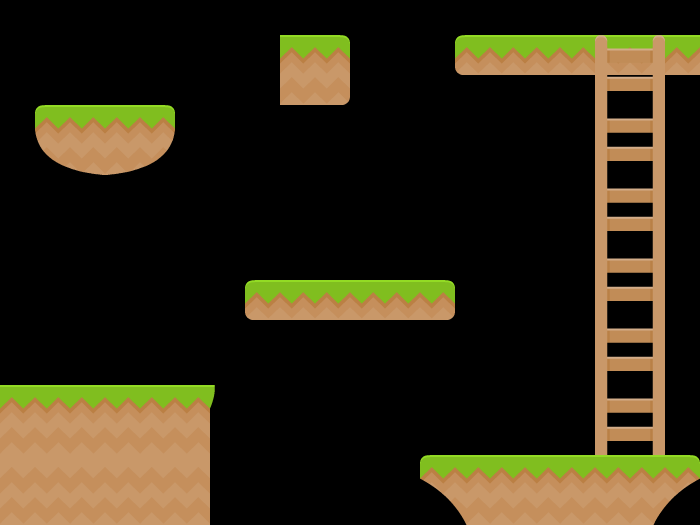

This game map was drawn from its Tiled (.tmx) file and the tilesets committed beside it. A one-line description and the trimmed map source follow:
An orthogonal 20x15 tile map with 35x35 px tiles, 2 tile layers (Tile Layer 1, Tile Layer 2).

<map version="1.0" orientation="orthogonal" renderorder="right-down" width="20" height="15" tilewidth="35" tileheight="35" nextobjectid="1">
 <tileset firstgid="1" name="Platforms" tilewidth="70" tileheight="70" spacing="2" margin="2" tilecount="196">
  <image source="tileset.png" width="1024" height="1024" />
 </tileset>
 <layer name="Tile Layer 1" width="20" height="15">
  <data>[300 cells, 21 non-empty, 11 distinct tile ids]</data>
 </layer>
 <layer name="Tile Layer 2" width="20" height="15">
  <data>[300 cells, 6 non-empty, 2 distinct tile ids]</data>
 </layer>
</map>
